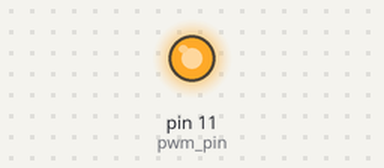
A sketch run on a simulated Arduino Uno, built with avr-gcc and run on an emulated ATmega328P. Parts: output pins drawn as LEDs (lit = HIGH).

Above: at 0.05 s.
At 3.35 s:
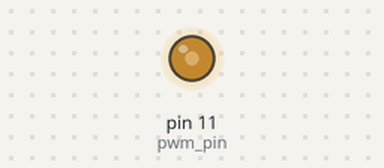
At 6.65 s:
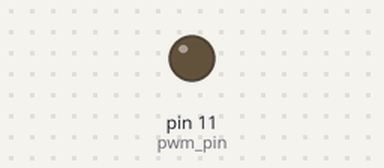
At 13.25 s:
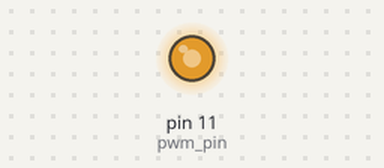
Timing chart, 0 to 20.8 s (numbered marks = the images above):
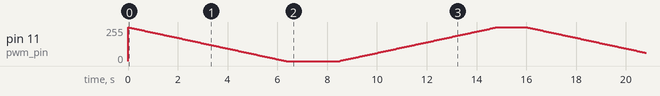

The sketch:

VaribleBrigthnessExample.ino
```cpp
#include <Beginner_LED.h>

ana_LED variable_LED;
void setup() {
  // put your setup code here, to run once:
  int pwm_pin=11;
  variable_LED.setup_LED(pwm_pin);

}

void loop() {

  ////
  // variable brightness led
  int tot_steps=150;
  int waiting_ms=1000;

  variable_LED.switch_on();
  variable_LED.set_max_bright();

  for(int i=0; i<tot_steps; i++)
  {
      variable_LED.dimmer();
      delay(waiting_ms/20);
  }
  Serial.print("Reached minimum dimness");
  delay(waiting_ms);
  //*
  for(int i=0; i<tot_steps; i++)
  {
      variable_LED.brighter();
      delay(waiting_ms/20);
  }
  //*/

}
```
